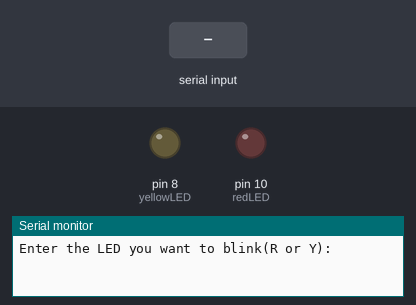
Simulated run of this sketch. Board: Arduino Uno, built with avr-gcc and run on an emulated ATmega328P. Shown: output pins drawn as LEDs (lit = HIGH), the last lines printed to the serial monitor. Dashed ring = blinking. The inputs (shaded band) are chosen by the test bench.

Above: at 1.2 s.
1.3 s: "R90\n" received over Serial
At 1.9 s:
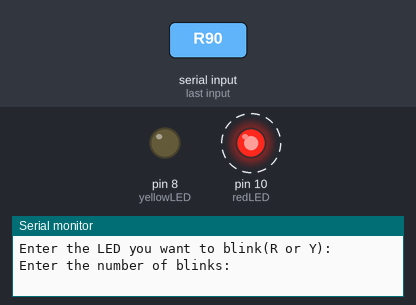
Timing chart, 0 to 10.3 s (numbered marks = the images above; inputs shaded):
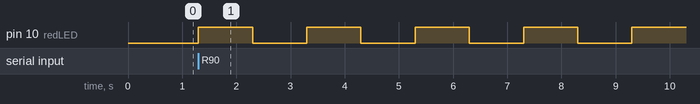

The sketch:

base.ino
```cpp
int redLED = 10;
int yellowLED = 8;
int blinks;
char userInput;
int value = 0;
void setup() {
  pinMode(redLED, OUTPUT);
  pinMode(yellowLED, OUTPUT);
  Serial.begin(115200);

}

void loop() {
  if (value == 0) {
    Serial.println("Enter the LED you want to blink(R or Y): ");
    while (Serial.available() == value) {}
    userInput = Serial.read();
    value++;
    Serial.println("Enter the number of blinks: ");
    while (Serial.available() == value) {}
    blinks = Serial.parseInt();
    if (userInput == 'R' || userInput == 'r') {

      for (int i = 0; i <= blinks; i++) {
        digitalWrite(redLED, HIGH);
        delay(1000);
        digitalWrite(redLED, LOW);
        delay(1000);
      }
    }
    if (userInput == 'Y' || userInput == 'y') {
      for (int i = 0; i <= blinks; i++) {
        digitalWrite(yellowLED, HIGH);
        delay(1000);
        digitalWrite(yellowLED, LOW);
        delay(1000);
      }
    }
  }
}
```

Measured:
- after the input at 1.3 s, pin 10 (redLED): alternates HIGH for 1.0 s and LOW for 1.0 s, starting at once
